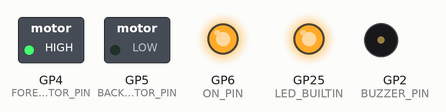
The program below on a simulated Raspberry Pi Pico. On the bench: switched loads named in the program (green lamp = pin HIGH), output pins drawn as LEDs (lit = HIGH), buzzer (waves = sounding, pin HIGH). What the program prints to the serial monitor is not drawn.

Above: at 7.5 s.
At 11.0 s:
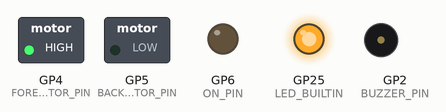
At 14.5 s:
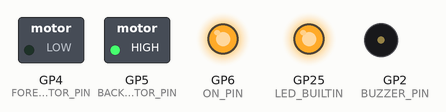
At 18.0 s:
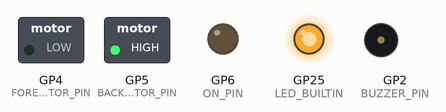
Timing chart, 0 to 21.1 s (numbered marks = the images above):
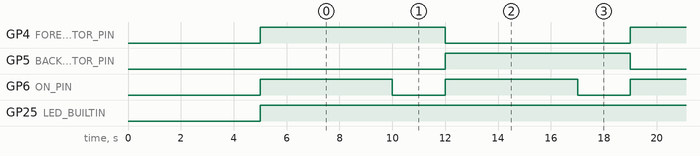

The program:

main.cpp
```cpp
#define BUZZER_PIN 2
#define FOREWARD_MOTOR_PIN 4
#define BACKWARD_MOTOR_PIN 5
#define ON_PIN 6
#define OPEN_PIN 7
#define TOGGLE_CLOSE_PIN 8
#define ABORT_PIN 9
#define TOGGLE_OPEN_PIN 10
#define CLOSE_PIN 11
#define CLOSE_LIMIT_PIN 12
#define OPEN_LIMIT_PIN 13
#define SAFE_TO_MOVE_1_PIN 14
#define SAFE_TO_MOVE_2_PIN 15
#define AD_IO_PIN 26
#define MAX_SPEED_PIN 28

#include <Arduino.h>


void blinkErrorCode(int blinks)
{
    while (true)
    {
        for (int i = 0; i < blinks; i++)
        {
            digitalWrite(LED_BUILTIN, HIGH);
            sleep_ms(200);
            digitalWrite(LED_BUILTIN, LOW);
            sleep_ms(200);
        }

        sleep_ms(5000);
    }
}

void setup()
{
    sleep_ms(5000);

    analogReadResolution(8);

    analogWriteResolution(8);
    analogWriteFreq(5000);

    pinMode(LED_BUILTIN, OUTPUT);
    digitalWrite(LED_BUILTIN, LOW);

    pinMode(BUZZER_PIN, OUTPUT);
    digitalWrite(BUZZER_PIN, LOW);

    pinMode(FOREWARD_MOTOR_PIN, OUTPUT);
    analogWrite(FOREWARD_MOTOR_PIN, 0);

    pinMode(BACKWARD_MOTOR_PIN, OUTPUT);
    digitalWrite(BACKWARD_MOTOR_PIN, LOW);

    pinMode(ON_PIN, OUTPUT);
    digitalWrite(ON_PIN, LOW);

    pinMode(MAX_SPEED_PIN, INPUT);

    Serial.begin(9600);
}

bool forward = true;

void loop()
{
    int pin = forward ? FOREWARD_MOTOR_PIN : BACKWARD_MOTOR_PIN;

    digitalWrite(BACKWARD_MOTOR_PIN, LOW);
    digitalWrite(FOREWARD_MOTOR_PIN, LOW);

    Serial.println("Forward: " + String(forward));

    forward = !forward;

    digitalWrite(ON_PIN, HIGH);


    unsigned long start = millis();

    while (millis() - start < 5000)
    {
        analogWrite(LED_BUILTIN, 255);
        analogWrite(pin, 255);
        Serial.println(255);

        sleep_ms(100);
    }

    digitalWrite(ON_PIN, LOW);
    sleep_ms(2000);
}
```

Measured:
- by itself, GP4 (FOREWARD_MOTOR_PIN), GP5 (BACKWARD_MOTOR_PIN): alternates HIGH for 7.0 s and LOW for 7.0 s
- by itself, GP6 (ON_PIN): alternates HIGH for 5.0 s and LOW for 2.0 s
- by itself, GP25 (LED_BUILTIN): LOW → HIGH at 5.0 s
